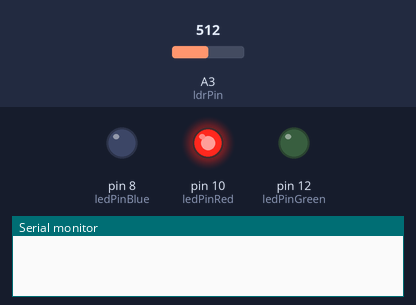
A sketch run on a simulated Arduino Uno, built with avr-gcc and run on an emulated ATmega328P. On the bench: output pins drawn as LEDs (lit = HIGH), the last lines printed to the serial monitor. Inputs (shaded band) come from the test bench; at power-on: A3 (ldrPin) = 512.

Above: at 1.0 s.
At 3.0 s:
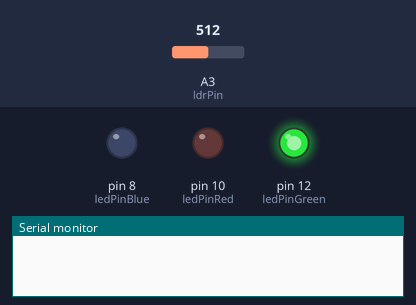
At 5.0 s:
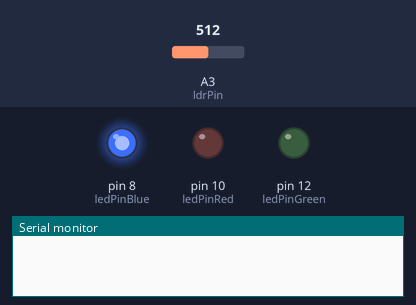
At 6.5 s:
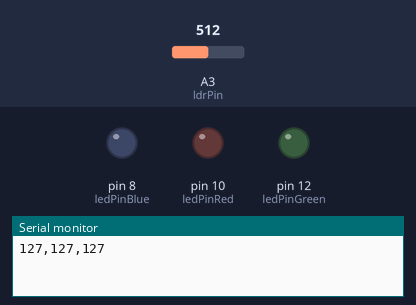
Timing chart, 0 to 9.1 s (numbered marks = the images above):
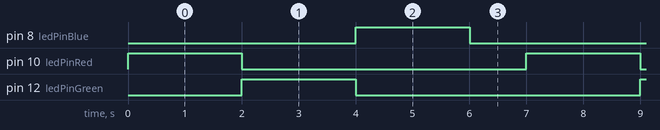

The sketch:

main.ino
```cpp
#define DELAY 2000

const int ledPinRed = 10;
const int ledPinGreen = 12;
const int ledPinBlue = 8;
const int ldrPin = A3;

void setup() {
  pinMode(ledPinRed, OUTPUT);
  pinMode(ledPinGreen, OUTPUT);
  pinMode(ledPinBlue, OUTPUT);

  Serial.begin(9600);
}

void loop() {
  int red = readColor(ledPinRed);
  int green = readColor(ledPinGreen);
  int blue = readColor(ledPinBlue);

  Serial.print(red);
  Serial.print(",");
  Serial.print(green);
  Serial.print(",");
  Serial.println(blue);

  delay(1000);
}

int readColor(int ledPin) {
  digitalWrite(ledPin, HIGH);
  delay(DELAY);
  int value = analogRead(ldrPin);
  digitalWrite(ledPin, LOW);
  return map(value, 0, 1023, 0, 255);
}
```

Measured:
- by itself, pin 8 (ledPinBlue), pin 10 (ledPinRed), pin 12 (ledPinGreen): alternates HIGH for 2.0 s and LOW for 5.0 s
- by itself, everything shown: repeats every 7.0 s, in 4 steps
